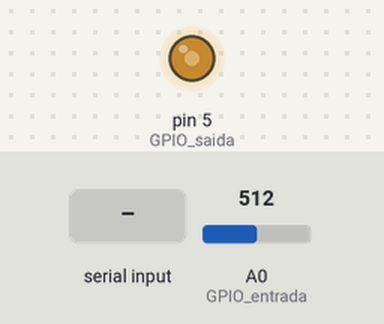
This sketch was run on a simulated Arduino Uno, built with avr-gcc and run on an emulated ATmega328P. Shown: output pins drawn as LEDs (lit = HIGH). Inputs (shaded band) come from the test bench; at power-on: A0 (GPIO_entrada) = 512. What the sketch prints to the serial monitor is not drawn.

Above: at 1.2 s.
1.3 s: byte 90 received over Serial
4.3 s: A0 (GPIO_entrada) set to 306
At 4.53 s:
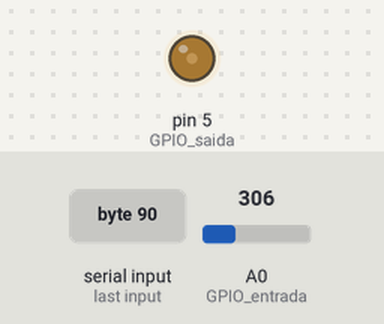
At 7.0 s:
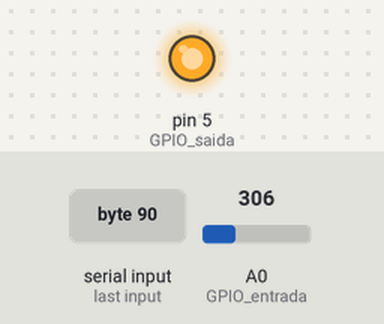
7.3 s: byte 30 received over Serial
10.3 s: A0 (GPIO_entrada) set to 245
12.0 s: A0 (GPIO_entrada) set to 511
At 13.4 s:
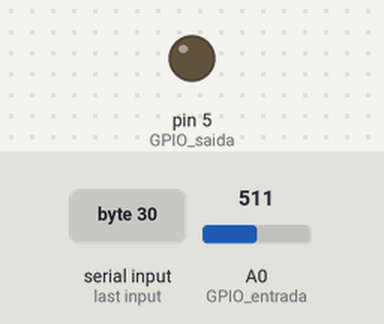
Timing chart, 0 to 15.0 s (numbered marks = the images above; inputs shaded):
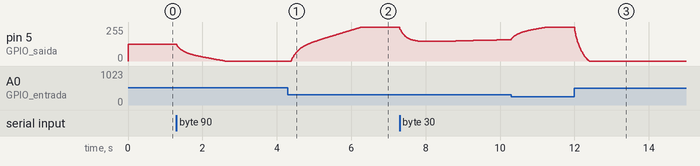

The sketch:

SEvent.ino
```cpp
#define Ny 3
#define Nx 3
class {
  public:
    int GPIO_entrada = 0;
    int GPIO_saida = 5;
    int ts = 10;//tempo de amostragem em milissegundos
    double a[Ny] = {1.000000,-1.941765,0.941765}; // deve ser da forma a0 + a1 z^-1 + a2 z^-2
    double b[Nx] ={ 0.241604,-0.372311,0.131495}; // deve ser da forma b0 + b1 z^-1 + b2 z^-2
    double y[Ny] = {0}, x[Nx] = {0};
    double minIn = -20, maxIn = 20, minO = -10, maxO = 10;
    double target = 0;
    void setup() {
      pinMode(GPIO_saida, OUTPUT);
      analogWrite(GPIO_saida, 0);
      for (int i = 0; i < Nx;   b[i]/= a[0], i++);
      for (int i = 1; i < Ny;  a[i]/=a[0], i++);
    }
    void run() {
      //aquisicao

      int aq ;
      memmove(x + 1, x, (Nx - 1)*sizeof(double));
      aq = analogRead(GPIO_entrada);

      x[0] = aq/1023.0*(maxIn-minIn) + minIn ;
      x[0] = target - x[0];
      // eq dif
      memmove(y + 1, y, (Ny - 1)*sizeof(double));
      double sum = 0;
      for (int i = 0; i < Nx;  sum += b[i] * x[i], i++);
      for (int i = 1; i < Ny; sum -= a[i] * y[i], i++);
      sum = sum > maxO ? maxO :sum < sum ? minO : sum;
      y[0] = sum ;
      // pwm saida
      int  saida = (int)floor((sum - minO) * 255.0/(maxO-minO));
      saida = saida>255?255:saida<0?0:saida;
      analogWrite(GPIO_saida, saida);
      Serial.write((unsigned char)floor(aq /1023.0* 255.0));
      Serial.write((unsigned char)floor((target+20)/40 * 255.0));
      Serial.write((unsigned char)saida);

    }
} Compensador;
void setup() {
  Serial.begin(115200);
  Compensador.setup();
}

void loop() {
  Compensador.run();
  delay(Compensador.ts);
}
void serialEvent() {
  unsigned char rx =  Serial.read();
  Compensador.target = rx / 255.0 * 20 - 10;

}
```

Measured:
- after the input at 4.3 s, pin 5 (GPIO_saida): moves from 0/255 to 255/255 over 1.9 s, starting after 0.09 s
- after the input at 12.0 s, pin 5 (GPIO_saida): moves from 255/255 to 0/255 over 0.39 s, starting at once
